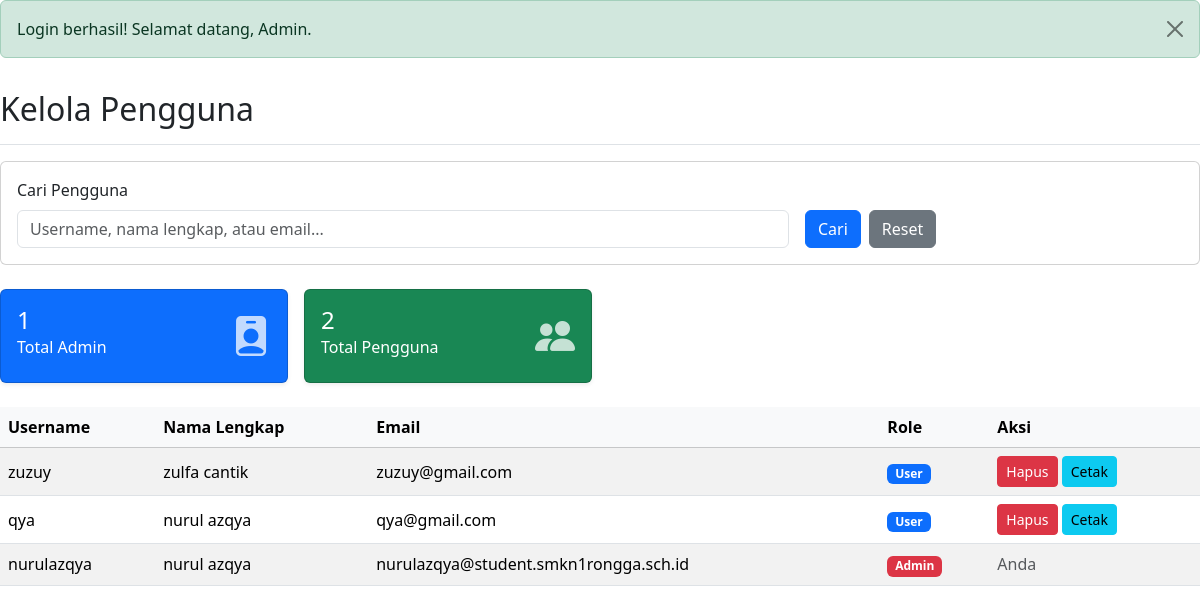
Page /admin/halaman/kelola_user.php (signed in) on the earlier database version.
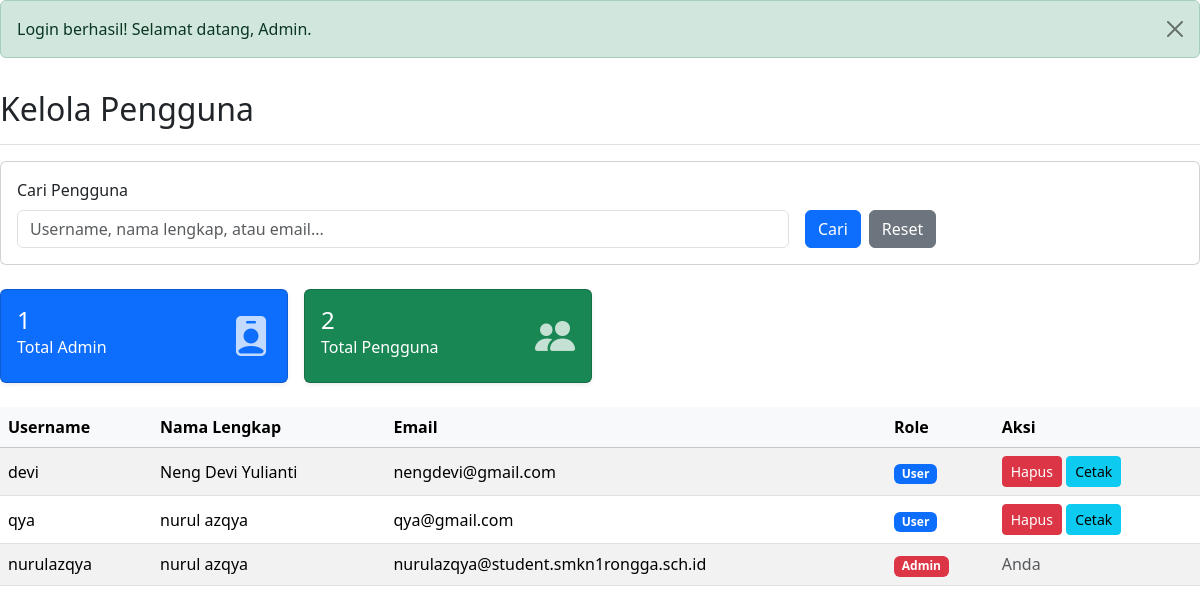
Same page on the later database version.
### tables this page shows
CREATE TABLE `users` (
  `id` int NOT NULL,
  `username` varchar(50) NOT NULL,
  `password` varchar(255) NOT NULL,
  `email` varchar(100) NOT NULL,
  `nama_lengkap` varchar(100) NOT NULL,
  `no_hp` varchar(15) NOT NULL,
  `profile_photo` varchar(255) DEFAULT NULL,
  `role` enum('admin','user') NOT NULL DEFAULT 'user',
  `created_at` timestamp NULL DEFAULT CURRENT_TIMESTAMP
);

### admin/halaman/kelola_user.php (the view, shortened to what the changed rows need)
<?php
include '../../database/konek.php';
include '../../includes/boot.php';
$query_admin = $konek->prepare("SELECT id FROM users WHERE username = ?");
$query_admin->bind_param("s", $_SESSION['username']);
$query_admin->execute();
$result_admin = $query_admin->get_result();
$current_admin = $result_admin->fetch_assoc();
$current_admin_id = $current_admin['id'];
$search = isset($_GET['search']) ? $_GET['search'] : '';
if (!empty($search)) {
    $query_users = $konek->prepare("SELECT * FROM users WHERE username LIKE ? OR nama_lengkap LIKE ? OR email LIKE ? ORDER BY created_at DESC");
    $search_param = "%$search%";
    $query_users->bind_param("sss", $search_param, $search_param, $search_param);
    $query_users->execute();
    $result_users = $query_users->get_result();
} else {
    $query_users = $konek->query("SELECT * FROM users ORDER BY created_at DESC");
    $result_users = $query_users;
}
?>
<div class="d-flex justify-content-between flex-wrap flex-md-nowrap align-items-center pt-3 pb-2 mb-3 border-bottom">
    <h1 class="h2">Kelola Pengguna</h1>
</div>
<div class="table-responsive">
    <table class="table table-striped table-hover align-middle">
        <thead class="table-light">
            <tr>
                <th>Username</th>
                <th>Nama Lengkap</th>
                <th>Email</th>
                <th>Role</th>
                <th>Aksi</th>
            </tr>
        </thead>
        <tbody>
            <?php
            if ($result_users->num_rows > 0) {
                while($data = $result_users->fetch_assoc()) {
                    echo "<tr>";
                    echo "<td>" . htmlspecialchars($data['username']) . "</td>";
                    echo "<td>" . htmlspecialchars($data['nama_lengkap']) . "</td>";
                    echo "<td>" . htmlspecialchars($data['email']) . "</td>";
                    echo "<td><span class='badge bg-" . (($data['role']=='admin') ? 'danger' : 'primary') . "'>" . ucfirst(htmlspecialchars($data['role'])) . "</span></td>";
                    echo "<td>";
                    if($data['id'] != $current_admin_id) {
                        echo "<a href='proses/hapus_pengguna.php?id=" . htmlspecialchars($data['id']) . "' class='btn btn-sm btn-danger' onclick='return confirm(\"Yakin ingin hapus user ini?\")'>Hapus</a> ";
                        echo "<a href='proses/cetak_user.php?id=" . htmlspecialchars($data['id']) . "' class='btn btn-sm btn-info' target='_blank'>Cetak</a>";
                    } else {
                        echo "<span class='text-muted'>Anda</span>";
                    }
                    echo "</td>";
                    echo "</tr>";
                }
            } else {
                echo "<tr><td colspan='5' class='text-center'>Tidak ada data.</td></tr>";
            }
            ?>
        </tbody>
    </table>
</div>

Differences in the rows shown:
changed users: username "zuzuy" → "devi"; nama_lengkap "zulfa cantik" → "Neng Devi Yulianti"; email "zuzuy@gmail.com" → "nengdevi@gmail.com"
